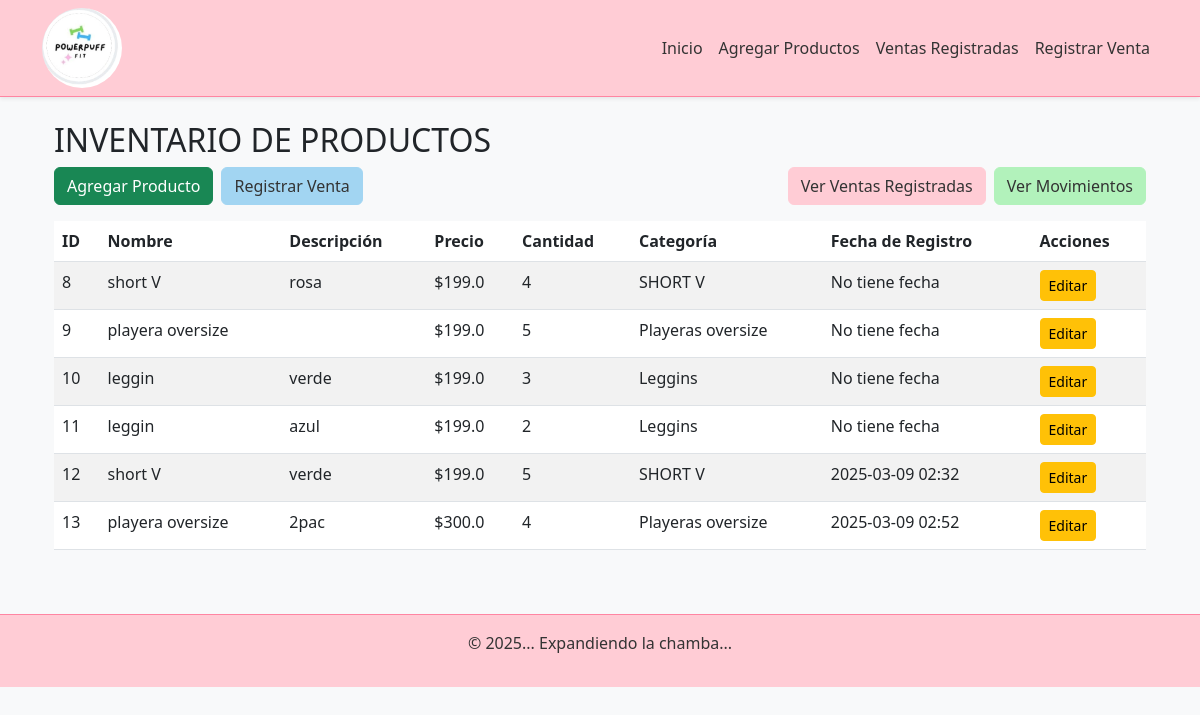
Before: / with the older database file.
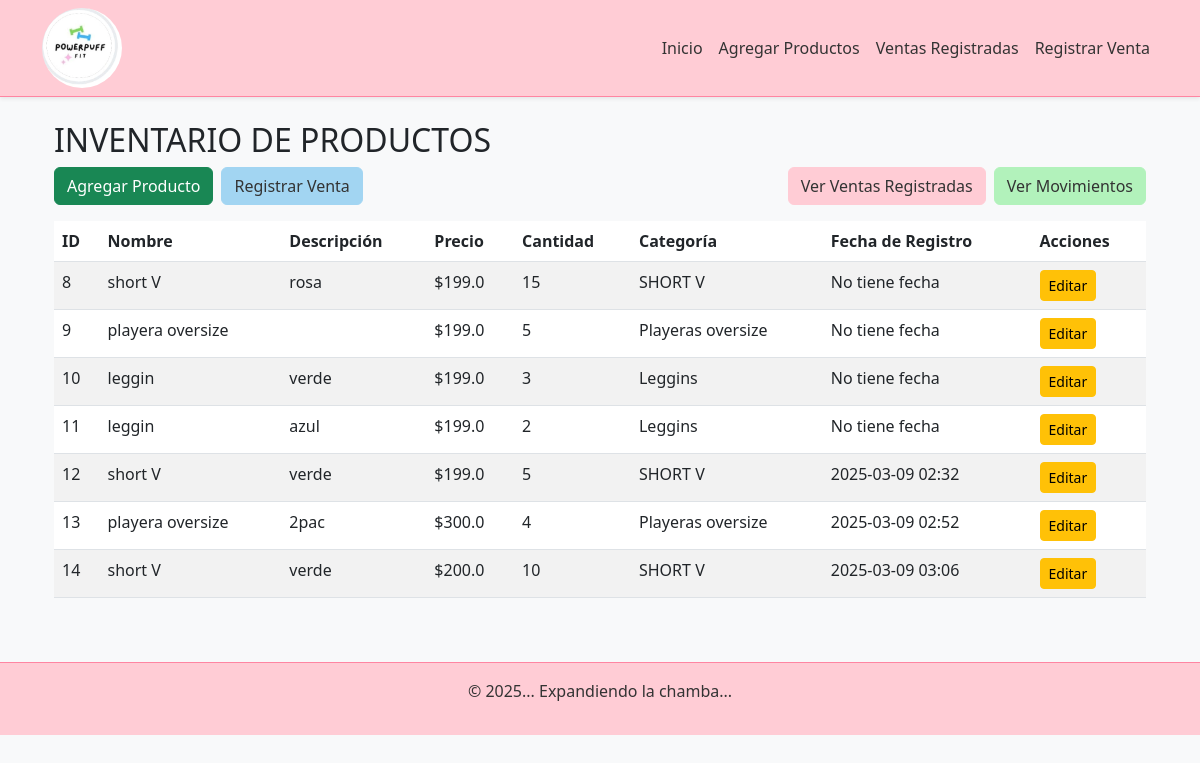
After: the same page with the newer database file.
### app/models.py (models this page shows, shortened)
class Producto(db.Model):
    id = db.Column(db.Integer, primary_key=True)
    nombre = db.Column(db.String(100), nullable=False)
    descripcion = db.Column(db.String(200))
    precio = db.Column(db.Float, nullable=False)
    cantidad = db.Column(db.Integer, nullable=False)
    categoria = db.Column(db.String(50), nullable=False)
    activo = db.Column(db.Boolean, default=True)
    fecha_registro = db.Column(db.DateTime, default=datetime.utcnow)
    ventas = db.relationship('VentaProducto', back_populates='producto', cascade="all, delete-orphan")
    movimientos = db.relationship('MovimientoInventario', back_populates='producto', cascade="all, delete-orphan")

### app/routes.py (the view)
@routes.route('/')
def index():
    productos = Producto.query.filter_by(activo=True).all()  # Solo productos activos
    return render_template('index.html', productos=productos)

### app/templates/index.html
{% extends "base.html" %}
{% block content %}
<div class="container mt-4">
    <h2>INVENTARIO DE PRODUCTOS</h2>
    <div class="d-flex flex-column flex-md-row justify-content-between mb-3 gap-2">
        <div class="d-flex gap-2">
            <a href="{{ url_for('routes.nuevo_producto') }}" class="btn btn-success">Agregar Producto</a>
            <a href="{{ url_for('routes.nueva_venta') }}" class="btn btn-primary">Registrar Venta</a>
        </div>
        <div class="d-flex gap-2">
            <a href="{{ url_for('routes.listar_ventas') }}" class="btn btn-info">Ver Ventas Registradas</a>
            <a href="{{ url_for('routes.listar_movimientos') }}" class="btn btn-secondary">Ver Movimientos</a>
        </div>
    </div>
    <div class="table-responsive">
        <table class="table table-striped">
            <thead>
                <tr>
                    <th>ID</th>
                    <th>Nombre</th>
                    <th>Descripción</th>
                    <th>Precio</th>
                    <th>Cantidad</th>
                    <th>Categoría</th>
                    <th>Fecha de Registro</th>
                    <th>Acciones</th>
                </tr>
            </thead>
            <tbody>
                {% for producto in productos %}
                    {% if producto.activo %}
                        <tr>
                            <td>{{ producto.id }}</td>
                            <td>{{ producto.nombre }}</td>
                            <td>{{ producto.descripcion }}</td>
                            <td>${{ producto.precio }}</td>
                            <td>{{ producto.cantidad }}</td>
                            <td>{{ producto.categoria }}</td>
                            <td>
                                {% if producto.fecha_registro %}
                                    {{ producto.fecha_registro.strftime('%Y-%m-%d %H:%M') }}
                                {% else %}
                                    No tiene fecha
                                {% endif %}
                            </td>
                            <td>
                                <a href="{{ url_for('routes.editar_producto', id=producto.id) }}" class="btn btn-warning btn-sm">Editar</a>
                            </td>
                        </tr>
                    {% endif %}
                {% endfor %}
            </tbody>
        </table>
    </div>
</div>
{% endblock %}

### app/templates/base.html (shortened to what this page needs)
<!DOCTYPE html>
<html lang="es">
<head>
    <link href="https://cdn.jsdelivr.net/npm/bootstrap@5.3.0/dist/css/bootstrap.min.css" rel="stylesheet">
    <link rel="stylesheet" href="https://cdnjs.cloudflare.com/ajax/libs/font-awesome/6.4.0/css/all.min.css">
</head>
<body class="bg-light">
    <nav class="navbar navbar-expand-lg navbar-light shadow-sm">
        <div class="container">
            <a class="navbar-brand" href="{{ url_for('routes.index') }}">
                <img src="{{ url_for('static', filename='images/logo.png') }}" alt="Logo">
            </a>
            <div class="collapse navbar-collapse" id="navbarNav">
                <ul class="navbar-nav ms-auto">
                    <li class="nav-item">
                        <a class="nav-link" href="{{ url_for('routes.index') }}">Inicio</a>
                    </li>
                    <li class="nav-item">
                        <a class="nav-link" href="{{ url_for('routes.nuevo_producto') }}">Agregar Productos</a>
                    </li>
                    <li class="nav-item">
                        <a class="nav-link" href="{{ url_for('routes.listar_ventas') }}">Ventas Registradas</a>
                    </li>
                    <li class="nav-item">
                        <a class="nav-link" href="{{ url_for('routes.nueva_venta') }}">Registrar Venta</a>
                    </li>
                </ul>
            </div>
        </div>
    </nav>
    <div class="container mt-4">
        {% block content %}{% endblock %}
    </div>
    <footer class="text-center mt-5 py-3">
        <p>&copy; 2025... Expandiendo la chamba... </p>
    </footer>
</body>
</html>

Changed rows visible on the page:
changed Producto "rosa": cantidad "4" → "15"
added Producto: id "14", nombre "short V", descripcion "verde", precio "200.0", cantidad "10", categoria "SHORT V", fecha_registro "2025-03-09 03:06"
